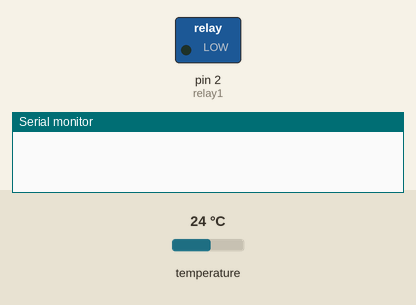
This sketch was run on a simulated Arduino Uno, built with avr-gcc and run on an emulated ATmega328P. Parts: switched loads named in the sketch (green lamp = pin HIGH), the last lines printed to the serial monitor. The test bench sets the inputs (shaded band); at power-on: temperature 24 °C. Pins used as bus, display or sensor lines are not drawn.

Above: at 1.9 s.
2.0 s: temperature set to 25.6 °C
At 3.0 s:
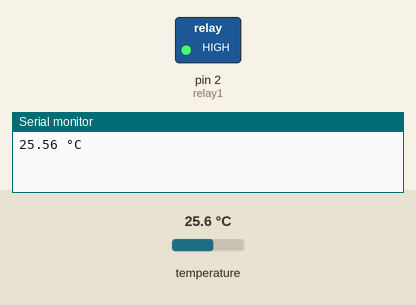
4.4 s: temperature set to 12 °C
At 6.8 s:
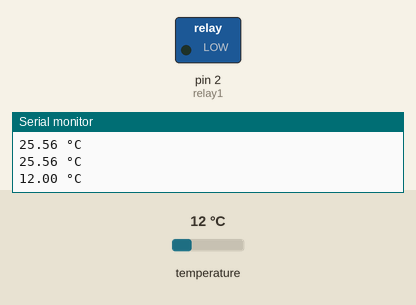
7.5 s: temperature set to 28 °C
At 9.2 s:
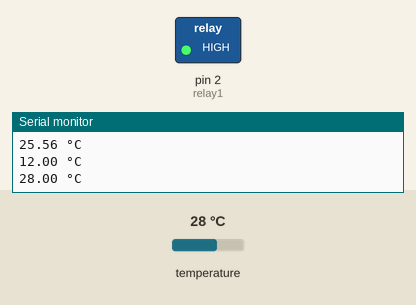
Timing chart, 0 to 10.7 s (numbered marks = the images above; inputs shaded):
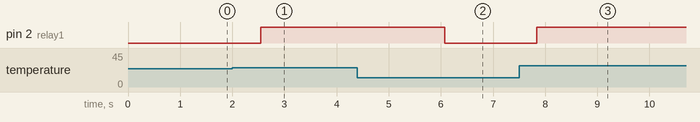

Measured:
- the behaviour switches between 24.9 and 25 °C on temperature (found by bisection; images 0 and 1)
- after the input at 2.0 s, pin 2 (relay1): LOW → HIGH after 0.54 s
- after the input at 4.4 s, pin 2 (relay1): HIGH → LOW after 1.7 s
- after the input at 7.5 s, pin 2 (relay1): LOW → HIGH after 0.34 s

The sketch:

MlodeWilikKod.ino
```cpp
#include <OneWire.h>
#include <DallasTemperature.h>

#define relay1 2

#define relay2 13

#define temp1 15

OneWire oneWire(temp1);
DallasTemperature czujnik(&oneWire);

  float avgT;
  float T1;
  float T2;
  float T3;
  float T4;
  float T5;
  float T6;

  float TMAX=25.0;


void setup() {
  Serial.begin(115200);
  czujnik.begin();
  pinMode(relay1,OUTPUT);

  pinMode(relay2,OUTPUT);

  czujnik.requestTemperatures();

  T1=czujnik.getTempCByIndex(0);
  T2=T1;
  T3=T2;
  T4=T3;
  T5=T4;
  T6=T5;
}

void loop() {

  //Serial.print(czujnik.getTempCByIndex(0));
  //digitalWrite(relay1,HIGH);
  //delay(200);
  //digitalWrite(relay1,LOW);


  delay(1000);
  czujnik.requestTemperatures();


  T1=czujnik.getTempCByIndex(0);

  Serial.print(T1);
  Serial.println(" °C");

  if(T1>=TMAX)
  {
    digitalWrite(relay1,HIGH);
  }
  else
  {
    digitalWrite(relay1,LOW);
  }
  delay(1000);

  digitalWrite(relay2,HIGH);
  delayMicroseconds(200);
  digitalWrite(relay2,LOW);


  czujnik.requestTemperatures();


  T1=czujnik.getTempCByIndex(0);

  Serial.print(T1);
  Serial.println(" °C");

  if(T1>=TMAX)
  {
    digitalWrite(relay1,HIGH);
  }
  else
  {
    digitalWrite(relay1,LOW);
  }


}
```
